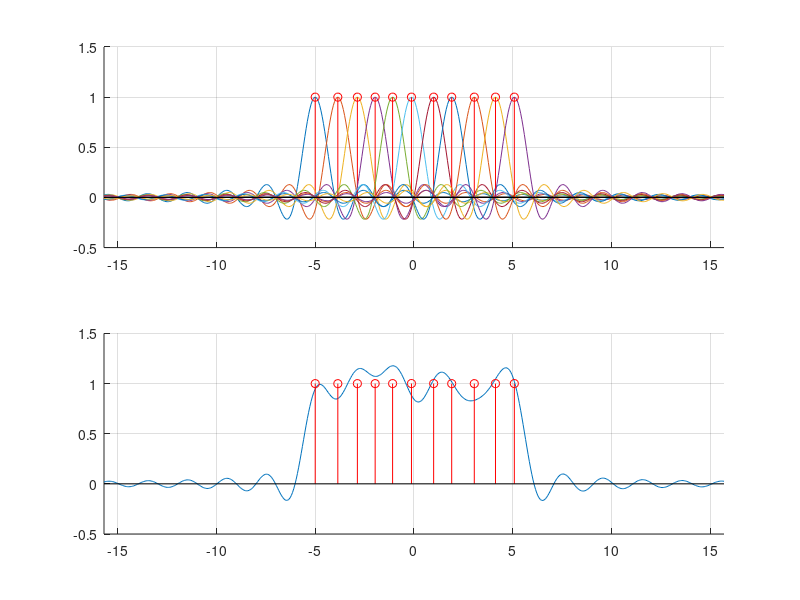

Write the MATLAB code that produced this figure.
NoOfCarriers = 11; % Put an Odd Number
f = -5*pi:pi/50:5*pi;
fnoiseMax = 0.3;
 
iMin = -(NoOfCarriers-1)/2;
iMax = (NoOfCarriers-1)/2;
csum = zeros(1,length(f));
 
close all;
fList = [];
cList = [];
subplot(2,1,1);
hold on;
for i=iMin:1:iMax,
    fnoise = fnoiseMax*(rand()-0.5);
    fshift = (i .* (1/pi) .* pi)+ fnoise;
    c = sinc(f - fshift);
    csum = csum + c;
    fList = [fList,fshift];
    cList = [cList,max(c)];
    plot(f,c);axis([min(f),max(f),-0.5,1.5]);
    stem((i * (1/pi) * pi) + fnoise,1,'r-');
end;
grid();
hold off;
 
subplot(2,1,2);
hold on;
plot(f,csum);grid();axis([min(f),max(f),-0.5,1.5]);
stem(fList,cList,'r-');
hold off;